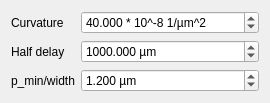
                  <widget class="QWidget" name="tab_curved">
                   <attribute name="title">
                    <string>curved waveguides</string>
                   </attribute>
                   <layout class="QFormLayout" name="formLayout_2">
                    <item row="0" column="0">
                     <widget class="QLabel" name="label_curve">
                      <property name="minimumSize">
                       <size>
                        <width>60</width>
                        <height>0</height>
                       </size>
                      </property>
                      <property name="toolTip">
                       <string>curvature factor in 10^-8 1/µm^2</string>
                      </property>
                      <property name="text">
                       <string>Curvature</string>
                      </property>
                     </widget>
                    </item>
                    <item row="0" column="1">
                     <widget class="QDoubleSpinBox" name="doubleSpinBox_curve">
                      <property name="minimumSize">
                       <size>
                        <width>140</width>
                        <height>0</height>
                       </size>
                      </property>
                      <property name="toolTip">
                       <string>curvature factor in 10^-8 1/µm^2</string>
                      </property>
                      <property name="correctionMode">
                       <enum>QAbstractSpinBox::CorrectToNearestValue</enum>
                      </property>
                      <property name="suffix">
                       <string> * 10^-8 1/µm^2</string>
                      </property>
                      <property name="decimals">
                       <number>3</number>
                      </property>
                      <property name="minimum">
                       <double>-100000000.000000000000000</double>
                      </property>
                      <property name="maximum">
                       <double>100000000.000000000000000</double>
                      </property>
                      <property name="value">
                       <double>40.000000000000000</double>
                      </property>
                     </widget>
                    </item>
                    <item row="1" column="0">
                     <widget class="QLabel" name="label_half_delay">
                      <property name="minimumSize">
                       <size>
                        <width>60</width>
                        <height>0</height>
                       </size>
                      </property>
                      <property name="toolTip">
                       <string>Half distance over z in µm bewteen the two external guides where they are the closest</string>
                      </property>
                      <property name="text">
                       <string>Half delay</string>
                      </property>
                     </widget>
                    </item>
                    <item row="1" column="1">
                     <widget class="QDoubleSpinBox" name="doubleSpinBox_half_delay">
                      <property name="minimumSize">
                       <size>
                        <width>90</width>
                        <height>0</height>
                       </size>
                      </property>
                      <property name="toolTip">
                       <string>Half distance over z in µm bewteen the two external guides where they are the closest</string>
                      </property>
                      <property name="correctionMode">
                       <enum>QAbstractSpinBox::CorrectToNearestValue</enum>
                      </property>
                      <property name="suffix">
                       <string> µm</string>
                      </property>
                      <property name="decimals">
                       <number>3</number>
                      </property>
                      <property name="maximum">
                       <double>100000.000000000000000</double>
                      </property>
                      <property name="value">
                       <double>1000.000000000000000</double>
                      </property>
                     </widget>
                    </item>
                    <item row="2" column="0">
                     <widget class="QLabel" name="label_distance_factor">
                      <property name="minimumSize">
                       <size>
                        <width>60</width>
                        <height>0</height>
                       </size>
                      </property>
                      <property name="toolTip">
                       <string>Distance factor: p_min/width</string>
                      </property>
                      <property name="text">
                       <string>p_min/width</string>
                      </property>
                     </widget>
                    </item>
                    <item row="2" column="1">
                     <widget class="QDoubleSpinBox" name="doubleSpinBox_distance_factor">
                      <property name="minimumSize">
                       <size>
                        <width>70</width>
                        <height>0</height>
                       </size>
                      </property>
                      <property name="toolTip">
                       <string>Distance factor: p_min/width</string>
                      </property>
                      <property name="correctionMode">
                       <enum>QAbstractSpinBox::CorrectToNearestValue</enum>
                      </property>
                      <property name="suffix">
                       <string> µm</string>
                      </property>
                      <property name="decimals">
                       <number>3</number>
                      </property>
                      <property name="maximum">
                       <double>10000.000000000000000</double>
                      </property>
                      <property name="value">
                       <double>1.200000000000000</double>
                      </property>
                     </widget>
                    </item>
                   </layout>
                  </widget>
